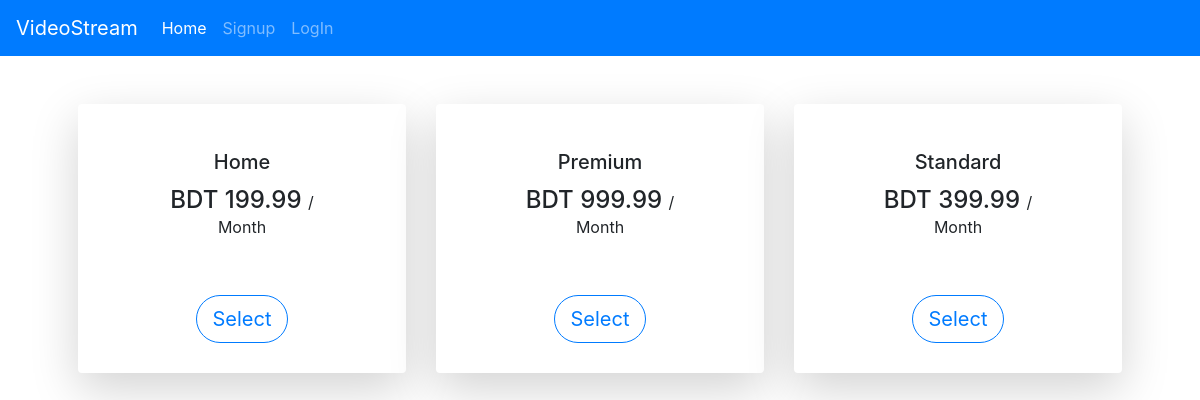
The page /user_subscription_plans/ on the database its author committed.
### video_stream_app/models.py (models this page shows, shortened)
class Subscription(models.Model):
    id = models.AutoField(primary_key=True)
    subscription_type = models.ForeignKey(SubscriptionType,
                                        on_delete=models.SET_NULL, blank=True, null=True)
    subscription_price = models.DecimalField(
        max_digits=10, decimal_places=2, default=0)
    subscription_validity = models.IntegerField(
        default=0, verbose_name='subscription_validity (Months)')
    created_at = models.DateTimeField(auto_now_add=True)
    updated_at = models.DateField(auto_now=True)

class SubscriptionType(models.Model):
    id = models.AutoField(primary_key=True)
    type_name = models.CharField(
        max_length=50, blank=False, null=False, unique=True)

### video_stream_app/views.py (the view)
# urls.py: path('user_subscription_plans/', views.user_subscription_plans, name="user_subscription_plans"),
def user_subscription_plans(request, *args, **kwargs):
    return render(request, 'video_stream_app/user_subscription.html',
                  {
                      'subscriptions': models.Subscription.objects.all(),
                      'title': 'Subscribe',
                      'is_logged_in': request.user.is_authenticated,
                      'home': 'active',
                      'admin': False
                  })

### video_stream_app/templates/video_stream_app/user_subscription.html (shortened to what this page needs)
{% extends 'base.html' %}
{% load static %}
{% block content %}
    <div class="container-fluid">
        <div class="container p-5">
            <div class="row">
                {% for subscription in subscriptions %}
                    <div class="col-lg-4 col-md-12 mb-4">
                        <div class="card h-100 shadow-lg">
                            <div class="card-body">
                                <div class="text-center p-3">
                                    <h5 class="card-title"> {{ subscription.subscription_type.type_name }} </h5>
                                    <span class="h4"> BDT {{ subscription.subscription_price }} </span>/
                                    {% if subscription.subscription_validity > 1 %}
                                        {{ subscription.subscription_validity }} Months
                                    {% else %}
                                        Month
                                    {% endif %}
                                </div>
                            </div>
                            <div class="card-body text-center">
                                <button class="btn btn-outline-primary btn-lg" style="border-radius:30px">Select</button>
                            </div>
                        </div>
                    </div>
                {% endfor %}
            </div>
        </div>
    </div>
{% endblock %}

### video_stream_app/templates/video_stream_app/user_subscription.html (style rules this page uses)
.card { border:none; padding: 10px 50px; }
.card::after { position: absolute; z-index: -1; opacity: 0; -webkit-transition: all 0.6s cubic-bezier(0.165, 0.84, 0.44, 1); transition: all 0.6s cubic-bezier(0.165, 0.84, 0.44, 1); }

### rows shown on the page
Subscription: subscription_type.type_name "Home", subscription_price "199.99", subscription_validity "Month"
Subscription: subscription_type.type_name "Premium", subscription_price "999.99", subscription_validity "Month"
Subscription: subscription_type.type_name "Standard", subscription_price "399.99", subscription_validity "Month"
